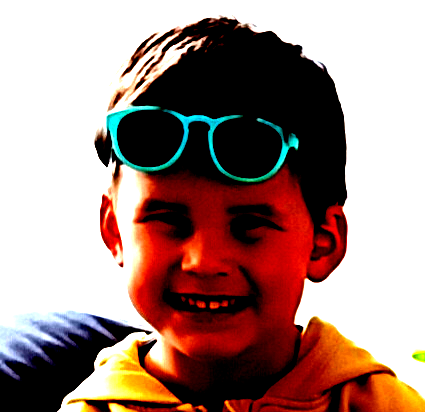
#> input picture src/img1_contrast.png, 425 x 412 px
$ python find-edges.py img1_contrast.png img1_pixelized.png
#> lines starting #> are read from the running program, lines starting #| are printed output that depends on the picture
from PIL import Image, ImageFilter
import sys

import pixelize

def find_edges(input_filename, output_filename):
    # Open the image
#> called with input_filename = 'img1_contrast.png', output_filename = 'img1_pixelized.png'
    image = Image.open(input_filename)
#> image is the input picture: PIL image 425x412 RGB; mean R, G, B 164.1, 134.8, 128.4

    # Find edges of the image
    edges = image.filter(ImageFilter.FIND_EDGES)
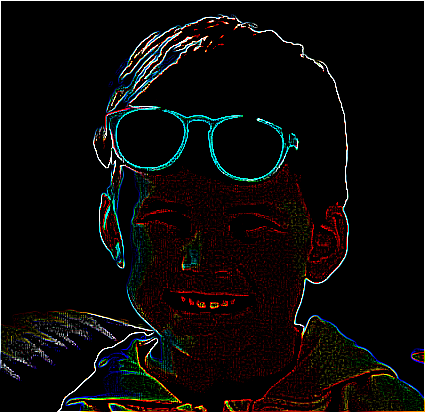
#> edges: PIL image 425x412 RGB; mean R, G, B 12.1, 10, 9.1

    # Save the resulting image
    edges.save(output_filename)

# [5 lines of commented-out code are left out]
find_edges(sys.argv[1], sys.argv[2])
